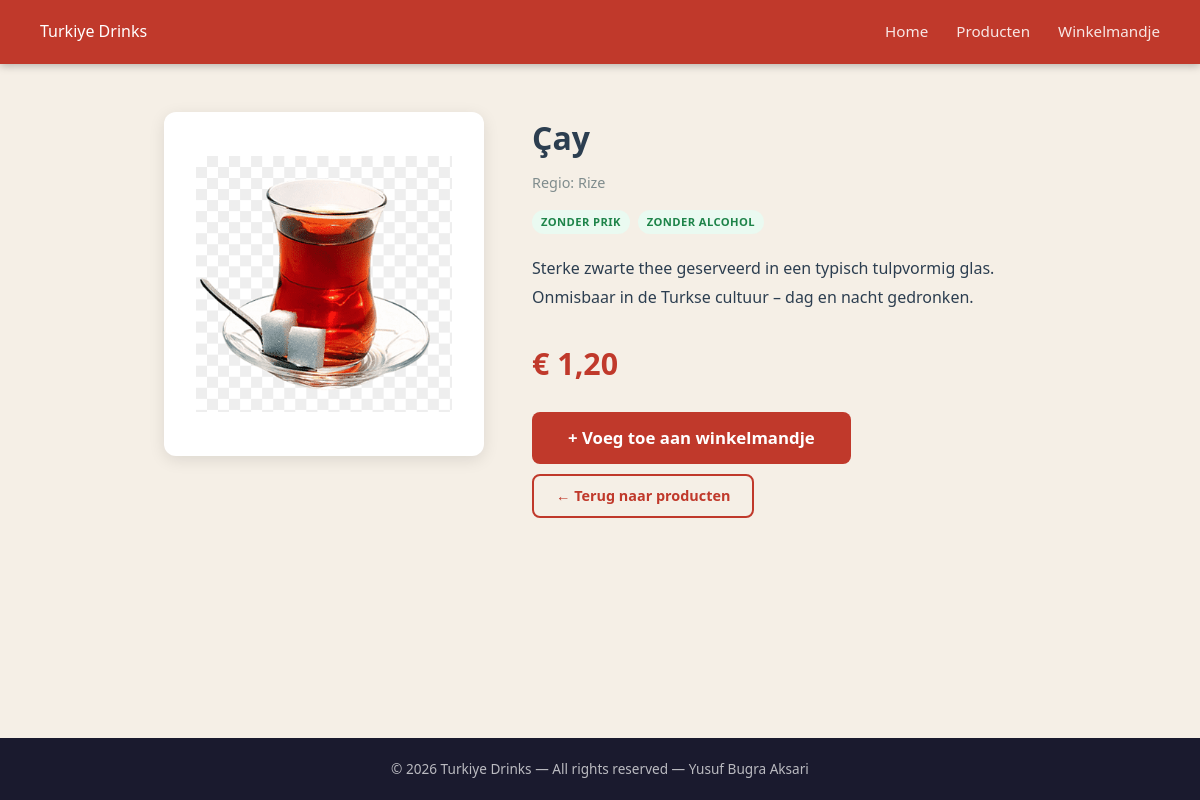
The app's page /pages/detail.php?id=2 with its own data.
### tables this page shows
CREATE TABLE dranken (
    id           INT           AUTO_INCREMENT PRIMARY KEY,
    naam         VARCHAR(100)  NOT NULL,
    beschrijving TEXT,
    prijs        DECIMAL(5,2)  NOT NULL,
    regio        VARCHAR(100),
    met_prik     TINYINT(1)    NOT NULL DEFAULT 0,   
    alcohol      TINYINT(1)    NOT NULL DEFAULT 0,   
    afbeelding   VARCHAR(255)
);

### includes/functions.php (called while the page is built, shortened)
<?php
function haalDrankOpId(PDO $db, int $drankId): ?array
{
    try {
        $statement = $db->prepare("SELECT * FROM dranken WHERE id = :id LIMIT 1");
        $statement->execute([':id' => $drankId]);
        $drank = $statement->fetch();
        return $drank ?: null;
    } catch (PDOException $fout) {
        return null;
    }
}
function formateerPrijs(float $prijs): string
{
    return '€&nbsp;' . number_format($prijs, 2, ',', '.');
}
function zuiverString(string $invoer): string
{
    return htmlspecialchars(strip_tags(trim($invoer)), ENT_QUOTES, 'UTF-8');
}

### pages/detail.php (the view, shortened to what this page needs)
<?php
require_once '../includes/db.php';
require_once '../includes/functions.php';
include '../includes/header.php';
$drankId = isset($_GET['id']) ? (int) $_GET['id'] : 0;
$drank = ($drankId > 0) ? haalDrankOpId($db, $drankId) : null;
?>
<?php if (!$drank): ?>
    <div class="fout-container">
        <h2>Product niet gevonden</h2>
        <a href="<?= BASE_URL ?>/pages/products.php" class="knop">← Terug naar producten</a>
    </div>
<?php else: ?>
    <div class="detail-pagina">
        <div class="detail-afbeelding-container">
            <img src="<?= BASE_URL ?>/assets/images/<?= zuiverString($drank['afbeelding']) ?>"
                alt="<?= zuiverString($drank['naam']) ?>" class="detail-afbeelding"
                onerror="this.onerror=null;this.src='<?= BASE_URL ?>/assets/images/placeholder.png'">
        </div>
        <div class="detail-info">
            <h1 class="detail-naam"><?= zuiverString($drank['naam']) ?></h1>
            <p class="detail-regio">Regio: <?= zuiverString($drank['regio']) ?></p>
            <div class="detail-kenmerken">
                <span class="kenmerk <?= $drank['met_prik'] ? 'kenmerk--prik' : 'kenmerk--geen-prik' ?>">
                    <?= $drank['met_prik'] ? 'Met prik' : 'Zonder prik' ?>
                </span>
                <span class="kenmerk <?= $drank['alcohol'] ? 'kenmerk--alcohol' : 'kenmerk--geen-alcohol' ?>">
                    <?= $drank['alcohol'] ? 'Met alcohol' : 'Zonder alcohol' ?>
                </span>
            </div>
            <p class="detail-beschrijving"><?= zuiverString($drank['beschrijving']) ?></p>
            <p class="detail-prijs"><?= formateerPrijs((float) $drank['prijs']) ?></p>
            <div class="detail-knoppen">
                <form action="<?= BASE_URL ?>/actions/add.php" method="POST">
                    <button type="submit" class="knop knop--groot">
                        + Voeg toe aan winkelmandje
                    </button>
                </form>
                <a href="<?= BASE_URL ?>/pages/products.php" class="knop knop--secundair">
                    ← Terug naar producten
                </a>
            </div>
        </div>
    </div>
<?php endif; ?>
<?php include '../includes/footer.php'; ?>

### css/style.css (style rules this page uses)
:root { --rood: #C0392B; --rood-donker: #922B21; --goud: #D4A017; --goud-licht: #F5CBA7; --warm-wit: #FFF9F5; --achtergrond: #F5EFE6; --tekst: #2C3E50; --tekst-licht: #7F8C8D; --wit: #FFFFFF; --rand: #E8DDD4; --schaduw: 0 4px 16px rgba(0,0,0,0.10); --schaduw-hover: 0 8px 28px rgba(0,0,0,0.15); --radius: 12px; --radius-sm: 8px; --overgang: all 0.2s ease; }
*, *::before, *::after { margin: 0; padding: 0; box-sizing: border-box; }
html { scroll-behavior: smooth; }
body { font-family: 'Segoe UI', Arial, sans-serif; background: var(--achtergrond); color: var(--tekst); display: flex; flex-direction: column; min-height: 100vh; line-height: 1.6; }
a { color: inherit; text-decoration: none; }
img { display: block; max-width: 100%; }
.knop { display: inline-block; background: var(--rood); color: var(--wit); border: none; padding: 10px 22px; border-radius: var(--radius-sm); cursor: pointer; font-size: 0.9rem; font-weight: 600; font-family: inherit; text-decoration: none; transition: var(--overgang); line-height: 1.4; }
.knop--groot { padding: 14px 36px; font-size: 1.05rem; }
.knop--secundair { background: transparent; color: var(--rood); border: 2px solid var(--rood); }
.kenmerk { font-size: 0.7rem; font-weight: 700; padding: 3px 9px; border-radius: 20px; text-transform: uppercase; letter-spacing: 0.4px; }
.kenmerk--geen-prik { background: #EAFAF1; color: #1E8449; }
.kenmerk--geen-alcohol { background: #EAFAF1; color: #1E8449; }
.detail-pagina { display: flex; max-width: 920px; margin: 48px auto; padding: 0 24px; gap: 48px; align-items: flex-start; }
.detail-afbeelding-container { flex: 0 0 320px; background: var(--wit); border-radius: var(--radius); padding: 32px; box-shadow: var(--schaduw); }
.detail-afbeelding { width: 100%; height: 280px; object-fit: contain; }
.detail-info { flex: 1; }
.detail-naam { font-size: 2rem; font-weight: 800; margin-bottom: 8px; }
.detail-regio { color: var(--tekst-licht); font-size: 0.9rem; margin-bottom: 16px; }
.detail-kenmerken { display: flex; gap: 8px; flex-wrap: wrap; margin-bottom: 20px; }
.detail-beschrijving { line-height: 1.8; margin-bottom: 28px; }
.detail-prijs { font-size: 1.9rem; font-weight: 700; color: var(--rood); margin-bottom: 24px; }
.detail-knoppen { display: flex; flex-direction: column; gap: 10px; align-items: flex-start; }

### records on screen
dranken: afbeelding (picture), naam "Çay", regio "Rize", beschrijving "Sterke zwarte thee geserveerd in een typisch tulpvormig glas. Onmisbaar in de Turkse cultuur – dag en nacht gedronken.", prijs "€ 1,20"
